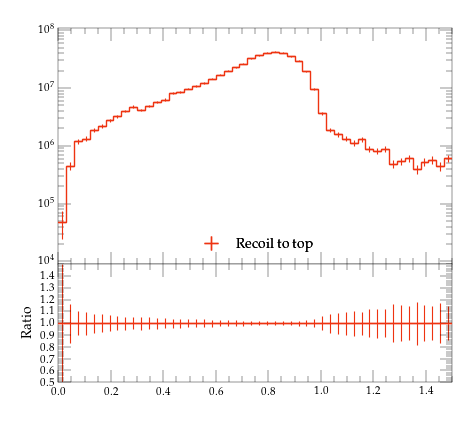

Source code (Python):
#! /usr/bin/env python

# This Python script was auto-generated using YODA v2.0.2.
# Analysis object: /MC_HFJETS_NOTNORM/efracB
# Timestamp: 29-07-2026 (16:22:26)

import matplotlib as mpl
import matplotlib.pyplot as plt
mpl.use('Agg') # comment out for interactive use
import os
import numpy as np

plotDir = os.path.split(os.path.realpath(__file__))[0]
if 'YODA_USER_PLOT_PATH' in globals():
    plot_outdir = globals()['YODA_USER_PLOT_PATH']
else:
    plot_outdir = plotDir

#plot style
plt.style.use(os.path.join(plotDir, '../default.mplstyle'))
# plot metadata
figW, figH = plt.rcParams['figure.figsize']
ax_xLabel = r''
ax_yLabel = r''
ax_title  = r''
ax_xScale = 'linear'
ax_yScale = 'log'
xLims = (0.0, 1.5)
yLims = (9000.0, 110000000.00000001)

# TeX-friendly labels for the legend
labels = {
    'legend' : ([ r"Recoil to top" ], r""),
}

# Adjust canvas width and height
canvasW = 10.0
canvasH = 9.0
figW *= canvasW/10.
figH *= canvasH/9.

# Create figure and axis objects
fig, (ax, ratio0_ax) = plt.subplots(2, 1, sharex=True,
                  figsize=(figW,figH), gridspec_kw={'height_ratios': (6.0, 3.0)})

# Set figure margins
plt.subplots_adjust(
    left   = 1.0 * plt.rcParams['figure.subplot.left'],
    right  = 1.0 * plt.rcParams['figure.subplot.right'],
    top    = 1.0 * plt.rcParams['figure.subplot.top'],
    bottom = 1.0 * plt.rcParams['figure.subplot.bottom'])

ratio0_ax.yaxis.set_major_locator(mpl.ticker.MultipleLocator(0.1))
ratio0_ax.set_ylim(0.5, 1.4999)
ratio0_ax.set_ylabel('Ratio')

# the numerical data is stored in a separate file
dataf = dict()
prefix = os.path.split(__file__)[0]
if prefix:    prefix = prefix + '/'
exec(open(prefix+'efracB__data.py').read(), dataf)


legend_handles = dict() # keep track of handles for the legend

# style options for curves
# starts at zorder>=5 to draw curve on top of legend
styles = {
  'recoil_t': {
    'color' : '#EE3311',
    'linestyle' : '-',
    'linewidth' : 1,
    'marker' : 'none',
    'markersize' : 2,
    'capsize' : 0.0,
    'zorder' : 5,
    'histstyle' : 1,
    'drawstyle' : 'steps-pre',
    'xerrorbars' : 1,
    'yerrorbars' : 1,
    'fillcolor' : None,
    'fillopacity' : 1.0,
    'ratio0_linestyle' : '-',
    'ratio0_linewidth' : 1,
    'ratio0_marker' : 'none',
    'ratio0_markersize' : 2,
    'ratio0_capsize' : 0.0,
    'ratio0_zorder' : 5,
    'ratio0_histstyle' : 1,
    'ratio0_drawstyle' : 'steps-pre',
    'ratio0_xerrorbars' : 1,
    'ratio0_yerrorbars' : 1,
  },
}

# curve from input yoda files in main panel
for label, yvals in dataf['yvals'].items():
    if all(np.isnan(v) for v in dataf['yvals'][label]):
        continue
    tmp = None
    if styles[label]['histstyle']: # draw as histogram
        xpos = dataf['xedges'][label] if styles[label]['drawstyle'] else dataf['xpoints'][label]
        ypos = np.insert(yvals, 0, yvals[0]) if styles[label]['drawstyle'] else yvals
        if styles[label]['fillcolor']: # fill area below curve
            ax.fill_between(xpos, ypos, step='pre',
                            color=styles[label]['fillcolor'],
                            alpha=styles[label]['fillopacity'])
        tmp, = ax.plot(xpos, ypos,
                       color=styles[label]['color'],
                       linestyle=styles[label]['linestyle'],
                       linewidth=styles[label]['linewidth'],
                       drawstyle=styles[label]['drawstyle'], solid_joinstyle='miter',
                       zorder=styles[label]['zorder'], label=label)
    tmp = ax.errorbar(dataf['xpoints'][label], yvals,
                      xerr=np.array(dataf['xerrs'][label])*styles[label]['xerrorbars'],
                      yerr=np.array(dataf['yerrs'][label])*styles[label]['yerrorbars'],
                      fmt=styles[label]['marker'], capsize=styles[label]['capsize'],
                      markersize=styles[label]['markersize'],
                      ecolor=styles[label]['color'],
                      color=styles[label]['color'], zorder=styles[label]['zorder'])
    tmp[-1][0].set_linestyle(styles[label]['linestyle'])
    tmp[-1][0].set_linewidth(styles[label]['linewidth'])
    if label in dataf['add_legend_handle']:  legend_handles[label] = tmp
    for varLabel in dataf['variation_yvals'].keys():
        if varLabel.startswith(label):
            tmp, = ax.plot(dataf['xedges'][label], dataf['variation_yvals'][varLabel],
                           color=styles[label]['color'],
                           linestyle=styles[label]['linestyle'],
                           linewidth=styles[label]['linewidth'],
                           drawstyle='steps-pre', solid_joinstyle='miter',
                           zorder=styles[label]['zorder'], alpha=0.5)


# plots on ratio panel
# curve from input yoda files in ratio panel
for label, yvals in dataf['ratio0_yvals'].items():
    if all(np.isnan(v) for v in yvals):
        continue
    if styles[label]['ratio0_histstyle']: # plot as histogram
        xpos = dataf['xedges']['recoil_t'] if styles[label]['ratio0_drawstyle'] else dataf['xpoints']['recoil_t']
        ypos = np.insert(yvals, 0, yvals[0]) if styles[label]['ratio0_drawstyle'] else yvals
        ratio0_ax.plot(xpos, ypos,
                       color=styles[label]['color'],
                       linewidth=styles[label]['linewidth'],
                       linestyle=styles[label]['ratio0_linestyle'],
                       drawstyle=styles[label]['ratio0_drawstyle'], zorder=styles[label]['zorder'],
                       solid_joinstyle='miter')
    tmp = ratio0_ax.errorbar(dataf['xpoints']['recoil_t'], yvals,
                             xerr=np.array(dataf['ref_xerrs'])*styles[label]['ratio0_xerrorbars'],
                             yerr=np.array(dataf['ratio0_yerrs'][label])*styles[label]['ratio0_yerrorbars'],
                             fmt=styles[label]['ratio0_marker'], capsize=styles[label]['ratio0_capsize'],
                             markersize=styles[label]['ratio0_markersize'],
                             ecolor=styles[label]['color'],
                             color=styles[label]['color'])
    tmp[-1][0].set_linestyle(styles[label]['ratio0_linestyle'])
    tmp[-1][0].set_linewidth(styles[label]['ratio0_linewidth'])

    for varlabel in dataf['ratio0_variation_vals'].keys():
        if varlabel.startswith(label):
            ratio0_ax.plot(dataf['xedges']['recoil_t'],
                            dataf['ratio0_variation_vals'][varlabel],
                            color=styles[label]['color'],
                            linestyle=styles[label]['linestyle'],
                            linewidth=styles[label]['linewidth'],
                            drawstyle='steps-pre', solid_joinstyle='miter',
                            zorder=1, alpha=0.5)

legend_items = list(legend_handles.values())
ax.add_artist(ax.legend(legend_items,
                        labels['legend'][0],
                        title=labels['legend'][1],
                        alignment='left',
                        loc='lower center',
                        bbox_to_anchor=(0.5, 0.0)))

# set plot metadata as defined above
ratio0_ax.set_xlabel(ax_xLabel)
ratio0_ax.xaxis.set_label_coords(1., -0.15)
ax.set_ylabel(ax_yLabel, ha='right', va='top')
ax.yaxis.set_label_coords(-0.11, 1.0)
ax.set_title(ax_title, loc='left')
ax.set_xscale(ax_xScale)
ax.set_yscale(ax_yScale)
ax.set_xlim(xLims)
ax.set_ylim(yLims)

# tick formatting
plt.rcParams['xtick.top'] = True
plt.rcParams['ytick.right'] = True
ax.yaxis.set_major_locator(mpl.ticker.LogLocator(base=10.0, numticks=np.inf))
ax.yaxis.set_minor_locator(mpl.ticker.LogLocator(
                           base=10.0, subs=np.arange(0.1, 1, 0.1), numticks=np.inf))
fig.align_ylabels((ax, ratio0_ax))
plt.savefig(os.path.join(plot_outdir, 'efracB.pdf'), format='PDF')
plt.savefig(os.path.join(plot_outdir, 'efracB.png'), format='PNG')

plt.close(fig)
